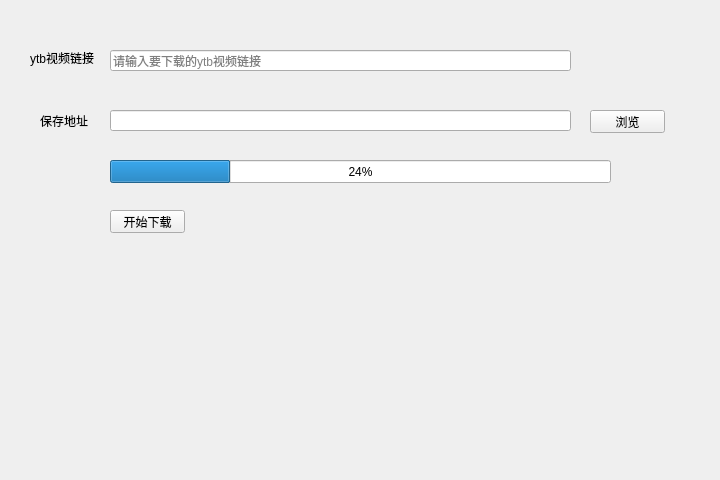
<?xml version="1.0" encoding="UTF-8"?>
<ui version="4.0">
 <class>Form</class>
 <widget class="QWidget" name="Form">
  <property name="geometry">
   <rect>
    <x>0</x>
    <y>0</y>
    <width>720</width>
    <height>480</height>
   </rect>
  </property>
  <property name="windowTitle">
   <string>Ytb视频下载器</string>
  </property>
  <widget class="QLineEdit" name="url">
   <property name="geometry">
    <rect>
     <x>110</x>
     <y>50</y>
     <width>461</width>
     <height>21</height>
    </rect>
   </property>
   <property name="placeholderText">
    <string>请输入要下载的ytb视频链接</string>
   </property>
   <property name="clearButtonEnabled">
    <bool>true</bool>
   </property>
  </widget>
  <widget class="QLineEdit" name="path">
   <property name="geometry">
    <rect>
     <x>110</x>
     <y>110</y>
     <width>461</width>
     <height>21</height>
    </rect>
   </property>
   <property name="readOnly">
    <bool>true</bool>
   </property>
  </widget>
  <widget class="QLabel" name="urlLabel">
   <property name="geometry">
    <rect>
     <x>30</x>
     <y>50</y>
     <width>66</width>
     <height>16</height>
    </rect>
   </property>
   <property name="text">
    <string>ytb视频链接</string>
   </property>
  </widget>
  <widget class="QLabel" name="pathLabel">
   <property name="geometry">
    <rect>
     <x>40</x>
     <y>110</y>
     <width>53</width>
     <height>21</height>
    </rect>
   </property>
   <property name="text">
    <string>保存地址</string>
   </property>
  </widget>
  <widget class="QPushButton" name="browserBtn">
   <property name="geometry">
    <rect>
     <x>590</x>
     <y>110</y>
     <width>75</width>
     <height>23</height>
    </rect>
   </property>
   <property name="text">
    <string>浏览</string>
   </property>
  </widget>
  <widget class="QPushButton" name="stratDownload">
   <property name="geometry">
    <rect>
     <x>110</x>
     <y>210</y>
     <width>75</width>
     <height>23</height>
    </rect>
   </property>
   <property name="text">
    <string>开始下载</string>
   </property>
  </widget>
  <widget class="QProgressBar" name="downloadProgress">
   <property name="geometry">
    <rect>
     <x>110</x>
     <y>160</y>
     <width>501</width>
     <height>23</height>
    </rect>
   </property>
   <property name="value">
    <number>24</number>
   </property>
  </widget>
 </widget>
 <resources/>
 <connections/>
</ui>
